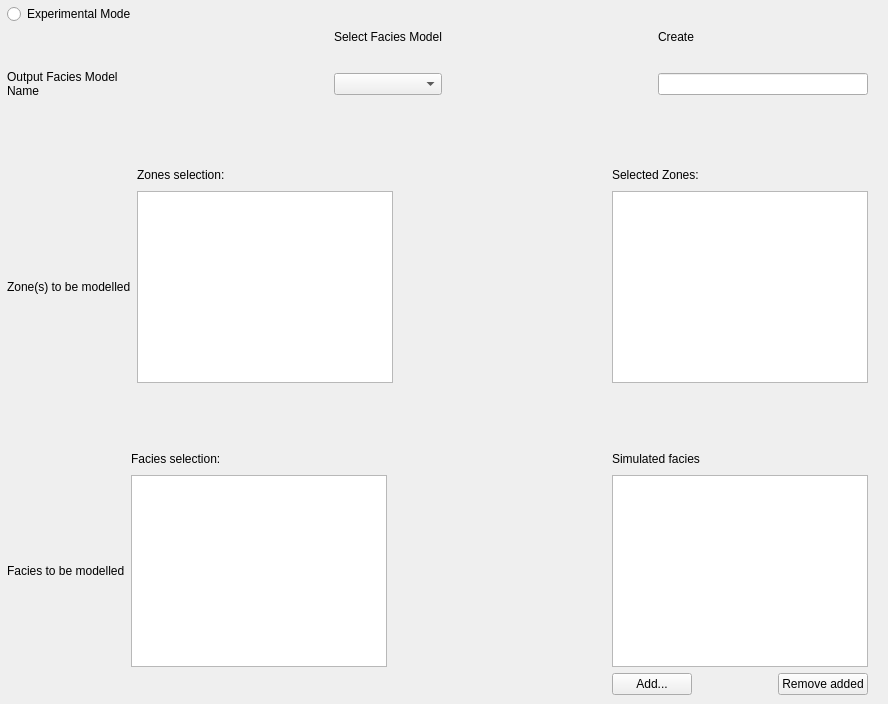
    <widget class="QWidget" name="tab_3">
     <attribute name="title">
      <string>General</string>
     </attribute>
     <widget class="QLabel" name="label_3">
      <property name="geometry">
       <rect>
        <x>664</x>
        <y>44</y>
        <width>215</width>
        <height>16</height>
       </rect>
      </property>
      <property name="text">
       <string/>
      </property>
     </widget>
     <widget class="QWidget" name="">
      <property name="geometry">
       <rect>
        <x>7</x>
        <y>4</y>
        <width>861</width>
        <height>691</height>
       </rect>
      </property>
      <layout class="QGridLayout" name="gridLayout_3">
       <item row="3" column="0">
        <layout class="QGridLayout" name="gridLayout_4">
         <item row="1" column="3">
          <widget class="QListWidget" name="listWidget_4"/>
         </item>
         <item row="0" column="2">
          <spacer name="horizontalSpacer_3">
           <property name="orientation">
            <enum>Qt::Horizontal</enum>
           </property>
           <property name="sizeHint" stdset="0">
            <size>
             <width>40</width>
             <height>20</height>
            </size>
           </property>
          </spacer>
         </item>
         <item row="1" column="0">
          <widget class="QLabel" name="label_6">
           <property name="text">
            <string>Zone(s) to be modelled       </string>
           </property>
           <property name="wordWrap">
            <bool>true</bool>
           </property>
          </widget>
         </item>
         <item row="0" column="1">
          <widget class="QLabel" name="label_4">
           <property name="text">
            <string>Zones selection:</string>
           </property>
          </widget>
         </item>
         <item row="1" column="1">
          <widget class="QListWidget" name="listWidget_3"/>
         </item>
         <item row="0" column="3">
          <widget class="QLabel" name="label_5">
           <property name="text">
            <string>Selected Zones:</string>
           </property>
          </widget>
         </item>
        </layout>
       </item>
       <item row="2" column="0">
        <spacer name="verticalSpacer">
         <property name="orientation">
          <enum>Qt::Vertical</enum>
         </property>
         <property name="sizeHint" stdset="0">
          <size>
           <width>20</width>
           <height>40</height>
          </size>
         </property>
        </spacer>
       </item>
       <item row="4" column="0">
        <spacer name="verticalSpacer_3">
         <property name="orientation">
          <enum>Qt::Vertical</enum>
         </property>
         <property name="sizeHint" stdset="0">
          <size>
           <width>20</width>
           <height>40</height>
          </size>
         </property>
        </spacer>
       </item>
       <item row="1" column="0">
        <layout class="QGridLayout" name="gridLayout_2">
         <item row="5" column="4">
          <layout class="QHBoxLayout" name="horizontalLayout_3"/>
         </item>
         <item row="4" column="0">
          <widget class="QLabel" name="label">
           <property name="text">
            <string>Output Facies Model Name</string>
           </property>
           <property name="wordWrap">
            <bool>true</bool>
           </property>
          </widget>
         </item>
         <item row="4" column="2">
          <widget class="QComboBox" name="comboBox"/>
         </item>
         <item row="4" column="4">
          <widget class="QLineEdit" name="lineEdit"/>
         </item>
         <item row="1" column="4">
          <widget class="QLabel" name="label_11">
           <property name="text">
            <string/>
           </property>
          </widget>
         </item>
         <item row="4" column="1">
          <spacer name="horizontalSpacer_2">
           <property name="orientation">
            <enum>Qt::Horizontal</enum>
           </property>
           <property name="sizeHint" stdset="0">
            <size>
             <width>40</width>
             <height>20</height>
            </size>
           </property>
          </spacer>
         </item>
         <item row="4" column="3">
          <spacer name="horizontalSpacer">
           <property name="orientation">
            <enum>Qt::Horizontal</enum>
           </property>
           <property name="sizeHint" stdset="0">
            <size>
             <width>40</width>
             <height>20</height>
            </size>
           </property>
          </spacer>
         </item>
         <item row="0" column="4">
          <widget class="QLabel" name="label_12">
           <property name="text">
            <string>Create</string>
           </property>
          </widget>
         </item>
         <item row="0" column="2">
          <widget class="QLabel" name="label_2">
           <property name="text">
            <string>Select Facies Model</string>
           </property>
          </widget>
         </item>
        </layout>
       </item>
       <item row="5" column="0">
        <layout class="QGridLayout" name="gridLayout_5">
         <item row="0" column="2">
          <spacer name="horizontalSpacer_4">
           <property name="orientation">
            <enum>Qt::Horizontal</enum>
           </property>
           <property name="sizeHint" stdset="0">
            <size>
             <width>40</width>
             <height>20</height>
            </size>
           </property>
          </spacer>
         </item>
         <item row="1" column="1">
          <widget class="QListWidget" name="listWidget_5"/>
         </item>
         <item row="0" column="3">
          <widget class="QLabel" name="label_8">
           <property name="text">
            <string>Simulated facies</string>
           </property>
          </widget>
         </item>
         <item row="0" column="1">
          <widget class="QLabel" name="label_7">
           <property name="text">
            <string>Facies selection:</string>
           </property>
          </widget>
         </item>
         <item row="1" column="0">
          <widget class="QLabel" name="label_9">
           <property name="text">
            <string>Facies to be modelled         </string>
           </property>
           <property name="wordWrap">
            <bool>true</bool>
           </property>
          </widget>
         </item>
         <item row="1" column="3">
          <widget class="QListWidget" name="listWidget_6"/>
         </item>
         <item row="2" column="3">
          <layout class="QHBoxLayout" name="horizontalLayout_2">
           <item>
            <widget class="QPushButton" name="pushButton_6">
             <property name="text">
              <string>Add...</string>
             </property>
            </widget>
           </item>
           <item>
            <spacer name="horizontalSpacer_5">
             <property name="orientation">
              <enum>Qt::Horizontal</enum>
             </property>
             <property name="sizeHint" stdset="0">
              <size>
               <width>68</width>
               <height>20</height>
              </size>
             </property>
            </spacer>
           </item>
           <item>
            <widget class="QPushButton" name="pushButton_7">
             <property name="text">
              <string>Remove added</string>
             </property>
            </widget>
           </item>
          </layout>
         </item>
        </layout>
       </item>
       <item row="0" column="0">
        <widget class="QRadioButton" name="radioButton">
         <property name="text">
          <string>Experimental Mode</string>
         </property>
        </widget>
       </item>
      </layout>
     </widget>
     <zorder>label</zorder>
     <zorder>listWidget</zorder>
     <zorder>listWidget_2</zorder>
     <zorder>label_2</zorder>
     <zorder>label_3</zorder>
     <zorder>horizontalSpacer</zorder>
     <zorder>listWidget_2</zorder>
     <zorder>layoutWidget_2</zorder>
     <zorder>layoutWidget_3</zorder>
     <zorder></zorder>
     <zorder>lineEdit</zorder>
    </widget>
